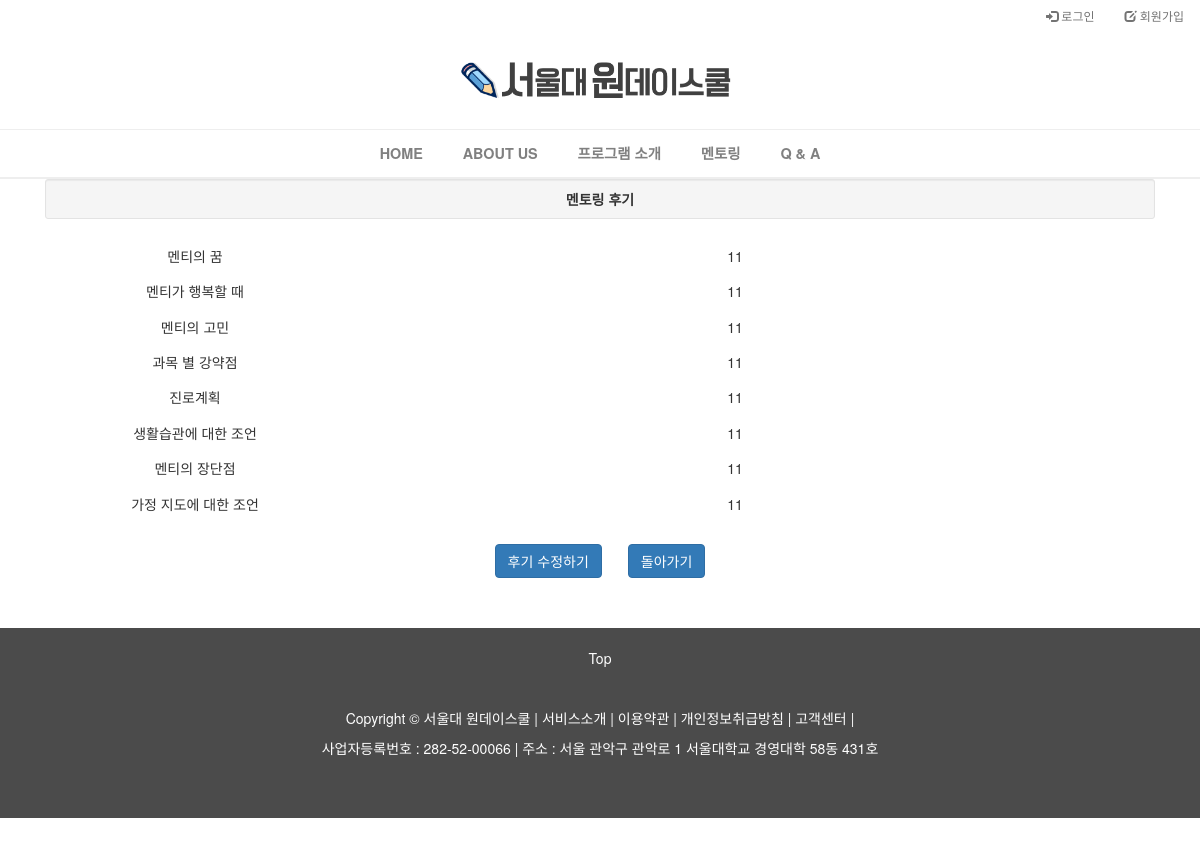
Screenshot of /mentoring/5/mentorfeedback/ with the database file from the repository.
### mentoring/models.py (models this page shows, shortened)
class Mentorfeedback(models.Model):
    mentoring = models.OneToOneField(Mentoring)
    mentor = models.ForeignKey(settings.AUTH_USER_MODEL)
    created_at = models.DateTimeField(auto_now_add=True)
    dream = models.TextField(max_length=1000, verbose_name="학생의 꿈은 무엇인가요?")
    happiness = models.TextField(max_length=1000, verbose_name="학생은 언제 가장 행복해하나요?")
    worry = models.TextField(max_length=1000, verbose_name="학생의 현재 가장 큰 고민은 무엇인가요?")
    subjects = models.TextField(max_length=1000, verbose_name="학생이 가장 좋아하는 과목, 잘하는 과목, 부족한 과목은 무엇이고, 그 원인은 무엇인가요?")
    future_path = models.TextField(max_length=1000, verbose_name="학생이 원하는 진로와 그 진로를 택하게 된 근거. 그에 대한 멘토의 조언(행복과 연관지어)")
    lifestyle = models.TextField(max_length=1000, verbose_name="학생의 생활패턴(시간 관리)분석 및 칭찬할 점과 보완했으면 하는 점")
    sw =models.TextField(max_length=1000, verbose_name="학생의 장점 및 부족한 점(정서적 측면에서 토닥이며 학습 동기를 유발할 수 있도록)")
    reference = models.TextField(max_length=1000, verbose_name="집에서 학생을 지도할 때 참고했으면 하는 내용")

### mentoring/views.py (the view)
# urls.py: url(r'^(?P<pk>[0-9]+)/mentorfeedback/$', views.mentorfeedback_detail, name='mentorfeedback_detail'),
def mentorfeedback_detail(request, pk):
    mentoring = get_object_or_404(Mentoring, pk=pk)
    mentorfeedback = mentoring.mentorfeedback
    return render(request, 'mentoring/mentorfeedback_detail.html', {
        'mentorfeedback' : mentorfeedback,
        'mentoring' : mentoring,
        })

### mentoring/templates/mentoring/mentorfeedback_detail.html (shortened to what this page needs)
{% extends 'mentoring/base.html' %}
{% load staticfiles %}
{% load bootstrap3 %}
{% block style %}
    <link rel="stylesheet" href="{% static 'mentoring_detail.css' %}" />
{% endblock %}
{% block content %}
<div class="container">
    <div class="col-md-12" style="text-align: center;">
        <div class="well well-sm">
        <strong>멘토링 후기</strong>
        </div>
        <div>
          <ul class="nav">
            <div class="col-md-12">
                <div class="col-sm-3">
                    <h5>멘티의 꿈</h5>
                </div>
                <div class="col-sm-9">
                    <h5>{{mentorfeedback.dream}}</h5>
                </div>
            </div>
            <div class="col-md-12">
                <div class="col-sm-3">
                    <h5>멘티가 행복할 때</h5>
                </div>
                <div class="col-sm-9">
                    <h5>{{mentorfeedback.happiness}}</h5>
                </div>
            </div>
            <div class="col-md-12">
                <div class="col-sm-3">
                    <h5>멘티의 고민</h5>
                </div>
                <div class="col-sm-9">
                    <h5>{{mentorfeedback.worry}}</h5>
                </div>
            </div>
            <div class="col-md-12">
                <div class="col-sm-3">
                    <h5>과목 별 강약점</h5>
                </div>
                <div class="col-sm-9">
                    <h5>{{mentorfeedback.subjects}}</h5>
                </div>
            </div>
            <div class="col-md-12">
                <div class="col-sm-3">
                    <h5>진로계획</h5>
                </div>
                <div class="col-sm-9">
                    <h5>{{mentorfeedback.future_path}}</h5>
                </div>
            </div>
            <div class="col-md-12">
                <div class="col-sm-3">
                    <h5>생활습관에 대한 조언</h5>
                </div>
                <div class="col-sm-9">
                    <h5>{{mentorfeedback.lifestyle}}</h5>
                </div>
            </div>
            <div class="col-md-12">
                <div class="col-sm-3">
                    <h5>멘티의 장단점</h5>
                </div>
                <div class="col-sm-9">
                    <h5>{{mentorfeedback.sw}}</h5>
                </div>
            </div>
            <div class="col-md-12">
                <div class="col-sm-3">
                    <h5>가정 지도에 대한 조언</h5>
                </div>
                <div class="col-sm-9">
                    <h5>{{mentorfeedback.reference}}</h5>
                </div>
            </div>
            <a href="{% url 'mentorfeedback_edit' mentoring.pk %}"><button class="btn btn-primary"style="margin-top: 2%;">후기 수정하기</button></a>
            <a href="{% url 'profile' %}" style="margin-left: 2%;"><button class="btn btn-primary"style="margin-top: 2%;">돌아가기</button></a>
          </ul>
        </div>
    </div>
</div>
{% endblock %}

### rows the page displays
Mentorfeedback: dream "11", happiness "11", worry "11", subjects "11", future_path "11", lifestyle "11", sw "11", reference "11"
